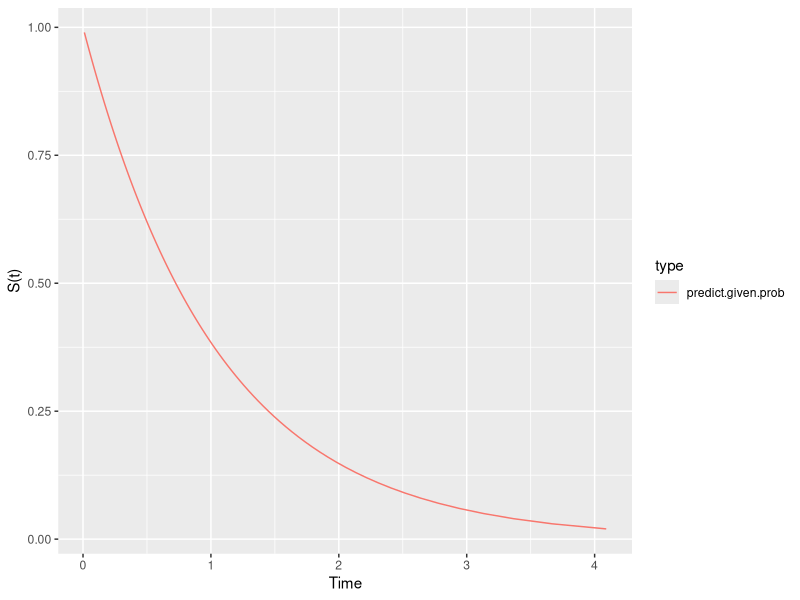
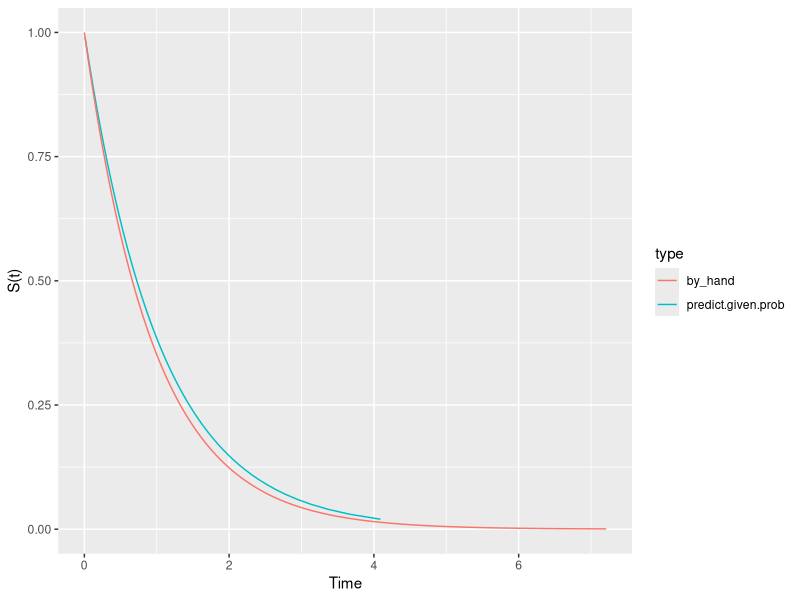

Generate these figures, in order, with R:
# Predicting Survival regression on time
library(survival)
library(ggplot2)

## Simulated Data ----
set.seed(123)
size <-  100
deathtime <- rexp(size, rate = 1)

df <- data.frame(deathtime)


## Fitting Survival curve
surv.1 <- Surv(df$deathtime)

exp.fit<- survreg(surv.1 ~ 1, dist = "exponential")


#Predicting Values
prob = 1:98/100
time = seq(0, max(deathtime), by = .01)

# Using the Predict Function spits out survival times
survivaltimes.predict <- predict(exp.fit, type = "quantile", p = prob) #Survival times for all observations given probability

#They are all the same survival times since we don't have any covariates so we just need the first row
survivaltimes.predict.df <- data.frame(x = survivaltimes.predict[1,], y = 1 - prob, type = "predict.given.prob")

gg <- ggplot(survivaltimes.predict.df, mapping = aes(x, y, col = type))+
  geom_line() +
  labs(
    x = "Time",
    y = "S(t)"
  )
gg
# Predicting Values given time: done by hand

haz <- exp(exp.fit$coefficients)

survival = exp(- haz * time) #Using time

survivaltimes.predict.hand.df <- data.frame(y = survival, x = time, type = "by_hand")


gg +
  geom_line(survivaltimes.predict.hand.df, mapping = aes(x, y, col = type))












